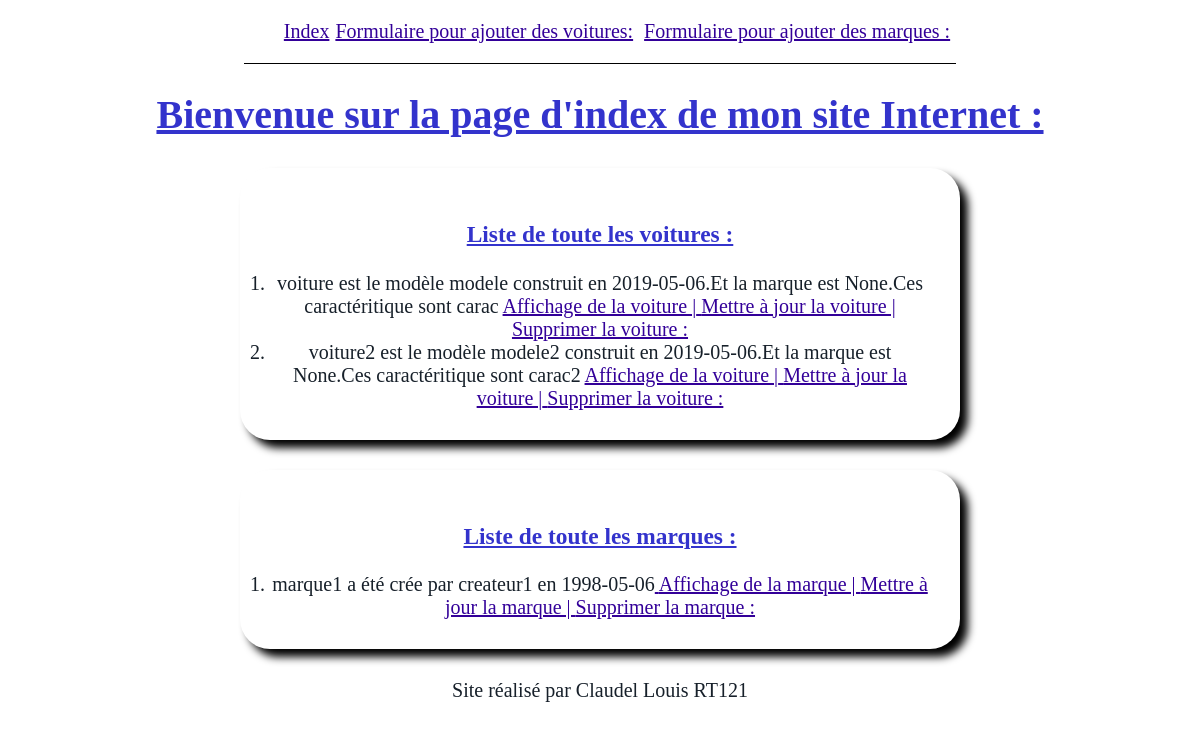
The page /myfirstapp/ on the database as committed earlier.
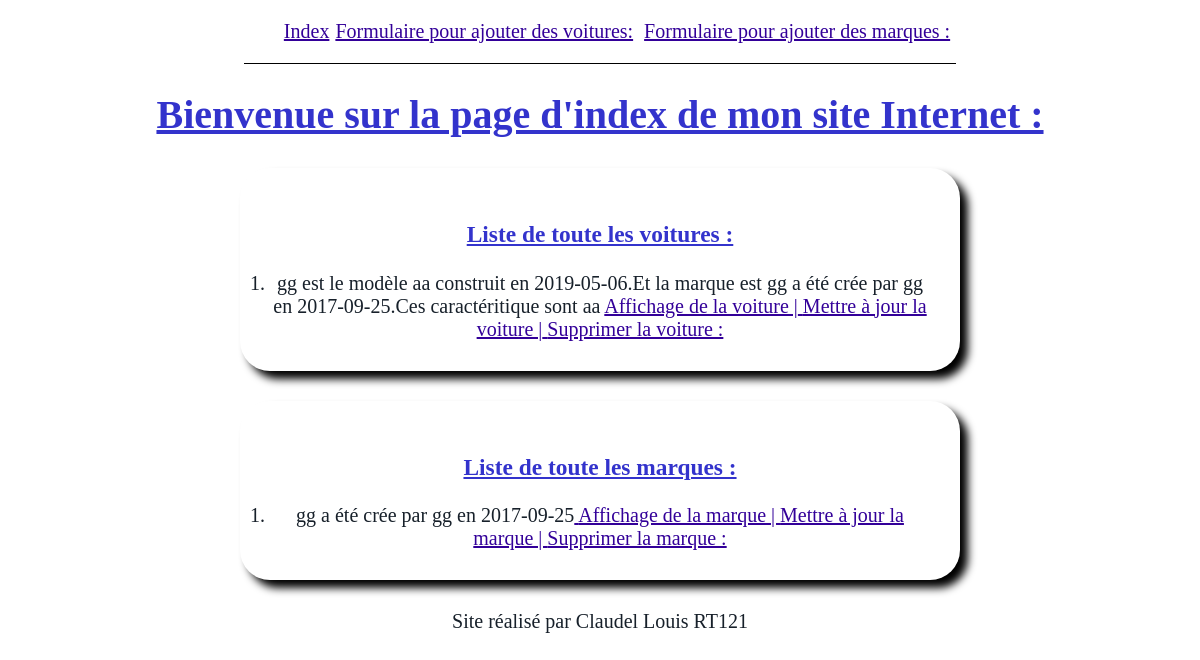
The same page on the database as committed later.
### myfirstapp/models.py (models this page shows, shortened)
class voiture(models.Model):
    nom = models.CharField(max_length=100)
    modele =models.CharField(max_length=100)
    marque= models.ForeignKey(marque, null=True, on_delete=models.CASCADE,related_name='marque')
    date_constrution =models.DateField(blank=True, null = True)
    caracteristique =models.CharField(max_length = 100)
    def __str__(self):
        chaine2 = f"{self.nom} est le modèle {self.modele} construit en {self.date_constrution}.Et la marque est {self.marque}.Ces caractéritique sont {self.caracteristique}"
        return chaine2

class marque(models.Model):
    nom_marque = models.CharField(max_length=100)
    createur = models.CharField(max_length = 100)
    date_creation = models.DateField(blank=True, null = True)
    def __str__(self):
        chaine = f"{self.nom_marque} a été crée par {self.createur} en  {self.date_creation}"
        return chaine

### myfirstapp/views.py (the view)
# urls.py: path('', views.index),
def index(request):
    liste=list(models.voiture.objects.all())
    liste2 = list(models.marque.objects.all())
    return render(request, 'myfirstapp/index.html',{"liste":liste,"liste2":liste2})

### myfirstapp/templates/myfirstapp/index.html (shortened to what this page needs)
{% extends "myfirstapp/main.html" %}
{% block content %}
<h1> Bienvenue sur la page d'index de mon site Internet : </h1>
<body>
<ol > <h3>Liste de toute les voitures :</h3>
    {% for v in liste %}
        <li>{{v}} <a href="/myfirstapp/affiche/{{v.id}}/"> Affichage de la voiture |</a><a href="/myfirstapp/update/{{v.id}}/"> Mettre à jour la voiture |</a><a href="/myfirstapp/delete1/{{v.id}}/"> Supprimer la voiture :  </a></li>
    {% endfor%}
</ol>
<ol> <h3>Liste de toute les marques :</h3>
    {% for m in liste2 %}
    <li>{{m}}<a href="/myfirstapp/affiche2/{{m.id}}/"> Affichage de la marque | </a> <a href="/myfirstapp/update2/{{m.id}}/"> Mettre à jour la marque | </a><a href="/myfirstapp/delete2/{{m.id}}/"> Supprimer la marque : </a> </li>
    {% endfor%}
</ol>
<footer>Site réalisé par Claudel Louis RT121 </footer>
{% endblock %}

Rows that differ between the two databases and show on the page:
removed voiture: nom+modele+date_constrution "voiture est le modèle modele construit en 2019-05-06.Et la marque est None.Ces caractéritique sont carac"
removed voiture: nom+modele+date_constrution "voiture2 est le modèle modele2 construit en 2019-05-06.Et la marque est None.Ces caractéritique sont carac2"
removed marque: nom_marque+createur+date_creation "marque1 a été crée par createur1 en 1998-05-06"
added voiture: nom+modele+date_constrution "gg est le modèle aa construit en 2019-05-06.Et la marque est gg a été crée par gg en 2017-09-25.Ces caractéritique sont aa"
added marque: nom_marque+createur+date_creation "gg a été crée par gg en 2017-09-25"
